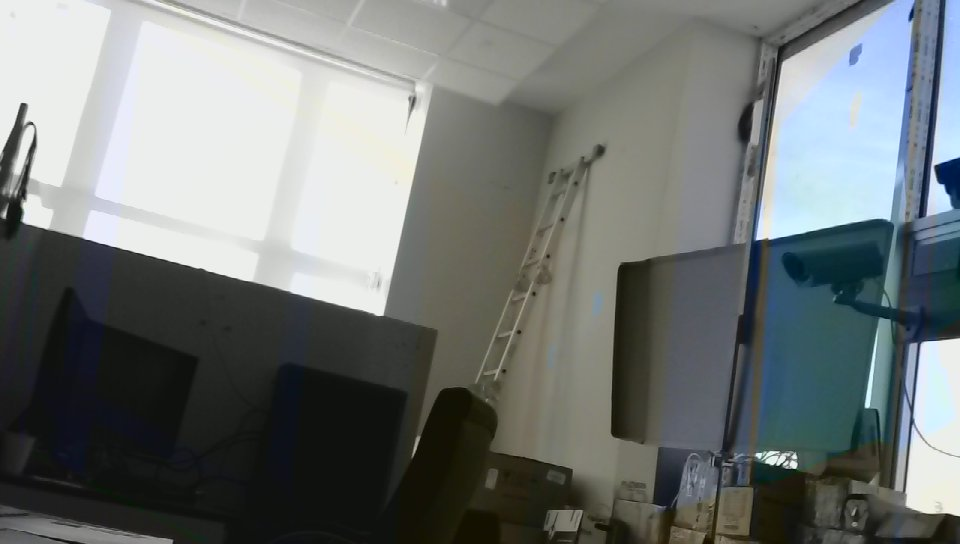
//> input picture data/x.jpg, 960 x 544 px
$ ./slicing   (built with g++ and OpenCV 4)
//> lines starting //> are read from the running program, lines starting //| are printed output that depends on the picture; after the words box and inside, x2 and y2 are one past the last pixel; in counts of white or black regions, pixels touching at a corner belong together
#include <iostream>
#include <opencv2/highgui/highgui.hpp>
#include <opencv2/imgproc.hpp>
#include <zmq.hpp>
#include <unistd.h> // timelib

int main()
{
    cv::Rect ROI(100, 100, 200, 200);
    cv::Mat img = cv::imread("../data/x.jpg");
//> img is the input picture: 544 rows x 960 cols, CV_8UC3; mean B, G, R 116.9, 118.2, 113.1
    cv::putText(img, "heheh xd", cv::Point(10, img.rows / 2),
            cv::FONT_HERSHEY_DUPLEX, 1.0, CV_RGB(118, 185, 0), 2);
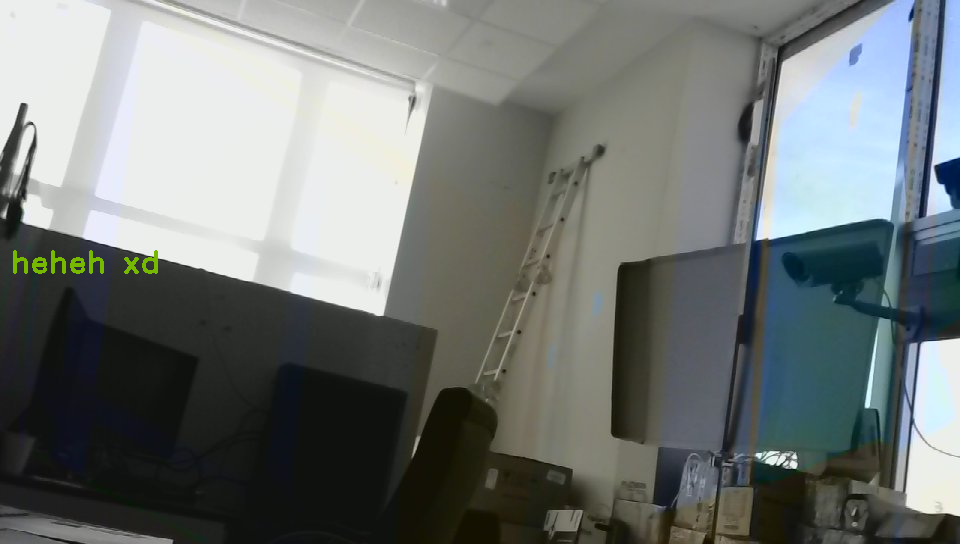
//> img: 544 rows x 960 cols, CV_8UC3; 0.24% of pixels changed, all inside (x1, y1, x2, y2) = (13, 250, 158, 274)
    cv::Mat sliced_img = img(ROI);
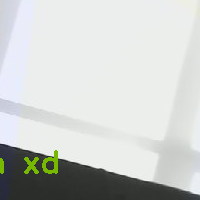
//> sliced_img: 200 rows x 200 cols, CV_8UC3; mean B, G, R 204.4, 206.7, 204
    cv::imshow("sliced", sliced_img);
    cv::waitKey(0);
}
